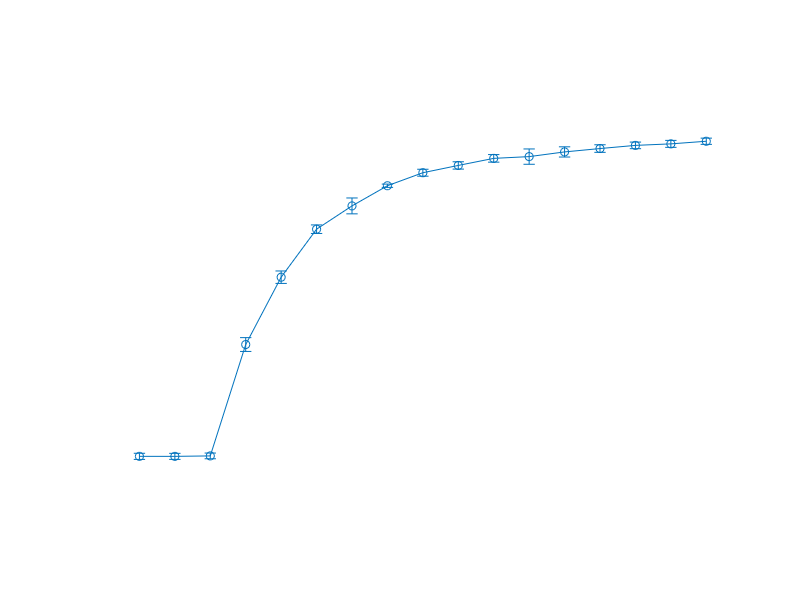

MATLAB code for this plot: (Note: this script raises an error after producing the figure.)
% =========================================================================
% MATLAB Script: North Pole Unshielded - Corrected Negative Sign
% =========================================================================
clear; clc; close all;

% 1. ระยะทาง Distance (mm)
Distance = [12, 14, 16, 18, 20, 22, 24, 26, 28, 30, 32, 34, 36, 38, 40, 42, 44];

% 2. ข้อมูล B (mT) จากไฟล์ N Pole Unshielded (ปรับเครื่องหมาย - ตามมาตรฐาน N Pole)
Run1 = -[31.69977, 31.70782, 31.67953, 20.75486, 13.88091, 8.45762, ...
         5.776835, 4.196657, 2.649611, 1.88157, 1.143827, 0.698446, ...
         0.442343, 0.172115, -0.12522, -0.30012, -0.52549];

Run2 = -[32.20169, 32.20096, 32.15125, 19.86596, 14.29649, 9.311868, ...
         7.352516, 4.487262, 3.273697, 2.515802, 1.834634, 2.249983, ...
         1.480994, 0.938799, 0.473569, 0.348307, 0.039458];

Run3 = -[32.27614, 32.27537, 32.21407, 21.2613, 13.04704, 8.730351, ...
         6.227527, 4.48667, 3.254414, 2.544889, 1.795063, 1.28838, ...
         0.873755, 0.651825, 0.443716, 0.279541, 0.010415];

Data = [Run1; Run2; Run3];

% 3. คำนวณหาค่าเฉลี่ย (Mean) และ SD
B_mean = mean(Data, 1);
B_sd   = std(Data, 0, 1);

% 4. สร้าง Figure และตั้งค่า Dark Theme
fig = figure('Color', 'k', 'Position', [100, 100, 1000, 600]);
ax = axes('Parent', fig, 'Color', 'k', 'XColor', 'w', 'YColor', 'w');
hold(ax, 'on');

% 5. พล็อต Error Bars (Mean ± SD)
hErr = errorbar(ax, Distance, B_mean, B_sd, '-o', ...
    'Color', [1, 0.35, 0.35], ...       % สีแดงส้มอ่อน
    'LineWidth', 2.0, ...
    'MarkerSize', 7, ...
    'MarkerFaceColor', [1, 0.35, 0.35], ...
    'MarkerEdgeColor', [1, 0.35, 0.35], ...
    'CapSize', 6);

% 6. ตั้งค่ารายละเอียดกราฟ
title(ax, 'North Pole (Unshielded): Magnetic Flux Density vs Distance', 'Color', 'w', 'FontSize', 16, 'FontWeight', 'bold');
xlabel(ax, 'Distance, d (mm)', 'Color', 'w', 'FontSize', 14, 'FontWeight', 'bold');
ylabel(ax, 'Magnetic Flux Density, B (mT)', 'Color', 'w', 'FontSize', 14, 'FontWeight', 'bold');

xticks(ax, Distance);
xlim(ax, [11.5, 44.5]);

grid(ax, 'on');
set(ax, 'Layer', 'top');
ax.GridColor = [0.4, 0.4, 0.4];
ax.GridAlpha = 0.5;
ax.LineWidth = 1.2;
ax.FontName = 'Arial';
ax.FontSize = 12;
ax.FontWeight = 'bold';

box(ax, 'on');
legend(ax, 'Mean \pm SD (N Pole Unshielded)', 'TextColor', 'w', 'Color', 'none', 'EdgeColor', 'w', 'Location', 'southeast');
hold(ax, 'off');
